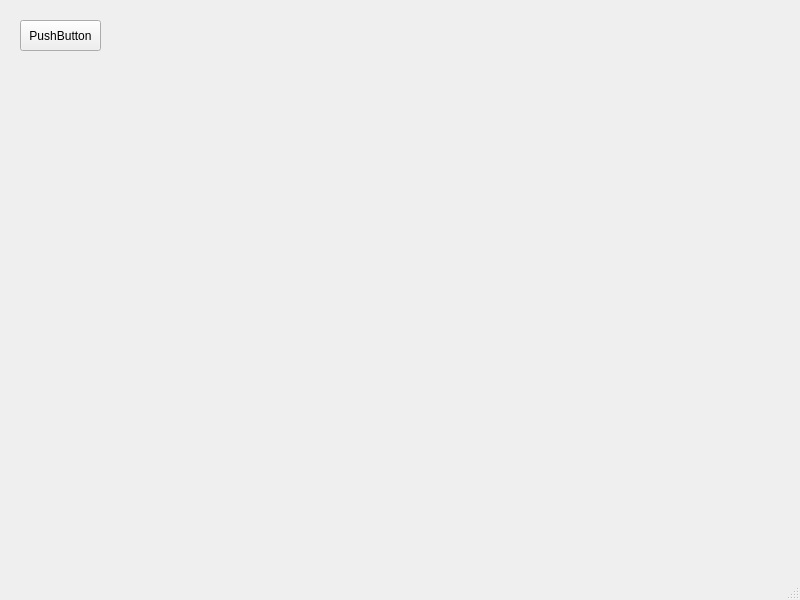
<?xml version="1.0" encoding="UTF-8"?>
<ui version="4.0">
 <class>MainWindow</class>
 <widget class="QMainWindow" name="MainWindow">
  <property name="geometry">
   <rect>
    <x>0</x>
    <y>0</y>
    <width>800</width>
    <height>600</height>
   </rect>
  </property>
  <property name="windowTitle">
   <string>MainWindow</string>
  </property>
  <widget class="QWidget" name="centralwidget">
   <widget class="QPushButton" name="pushButton">
    <property name="geometry">
     <rect>
      <x>20</x>
      <y>20</y>
      <width>81</width>
      <height>31</height>
     </rect>
    </property>
    <property name="text">
     <string>PushButton</string>
    </property>
   </widget>
  </widget>
  <widget class="QMenuBar" name="menubar">
   <property name="geometry">
    <rect>
     <x>0</x>
     <y>0</y>
     <width>800</width>
     <height>21</height>
    </rect>
   </property>
  </widget>
  <widget class="QStatusBar" name="statusbar"/>
 </widget>
 <resources/>
 <connections/>
</ui>
